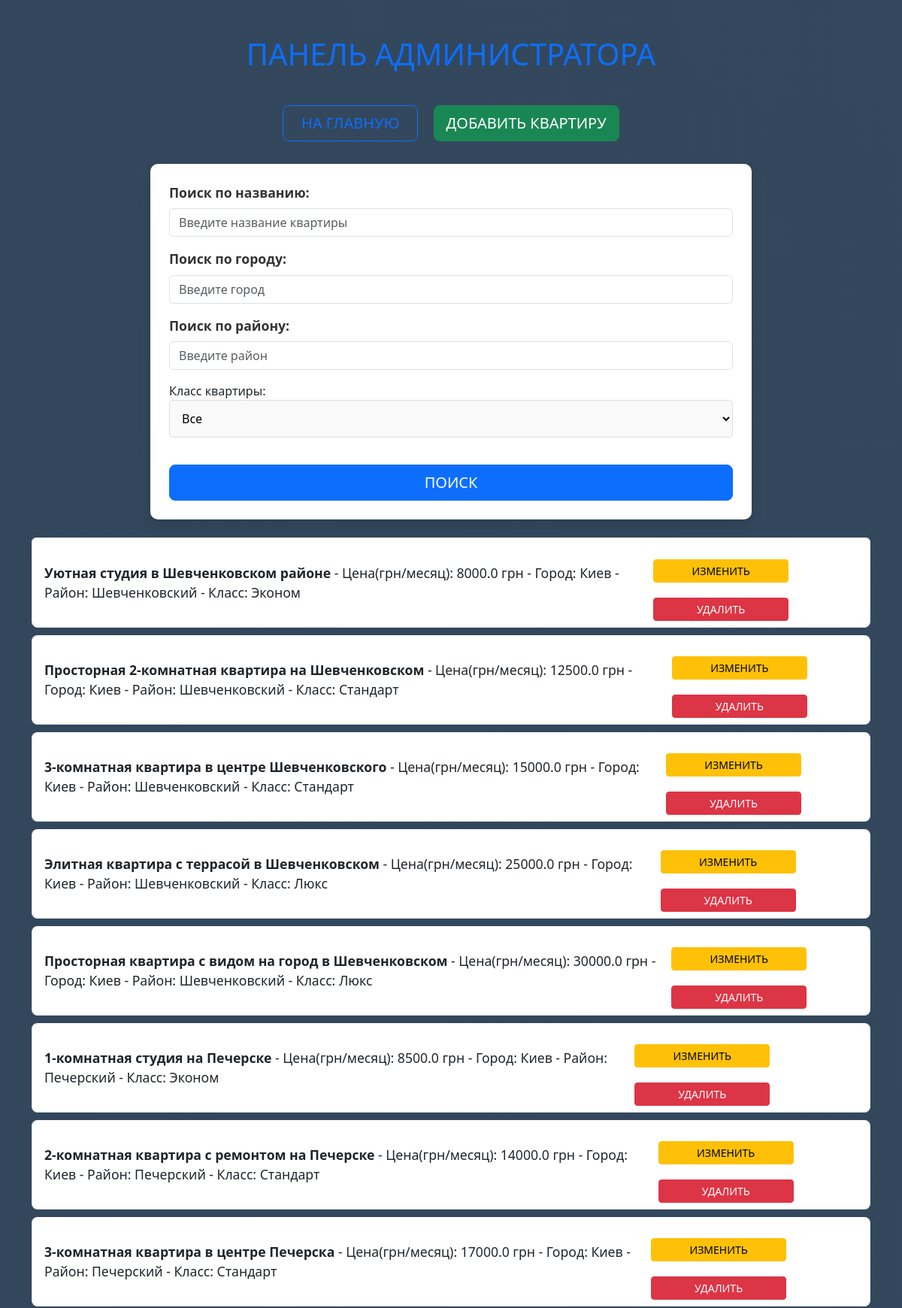
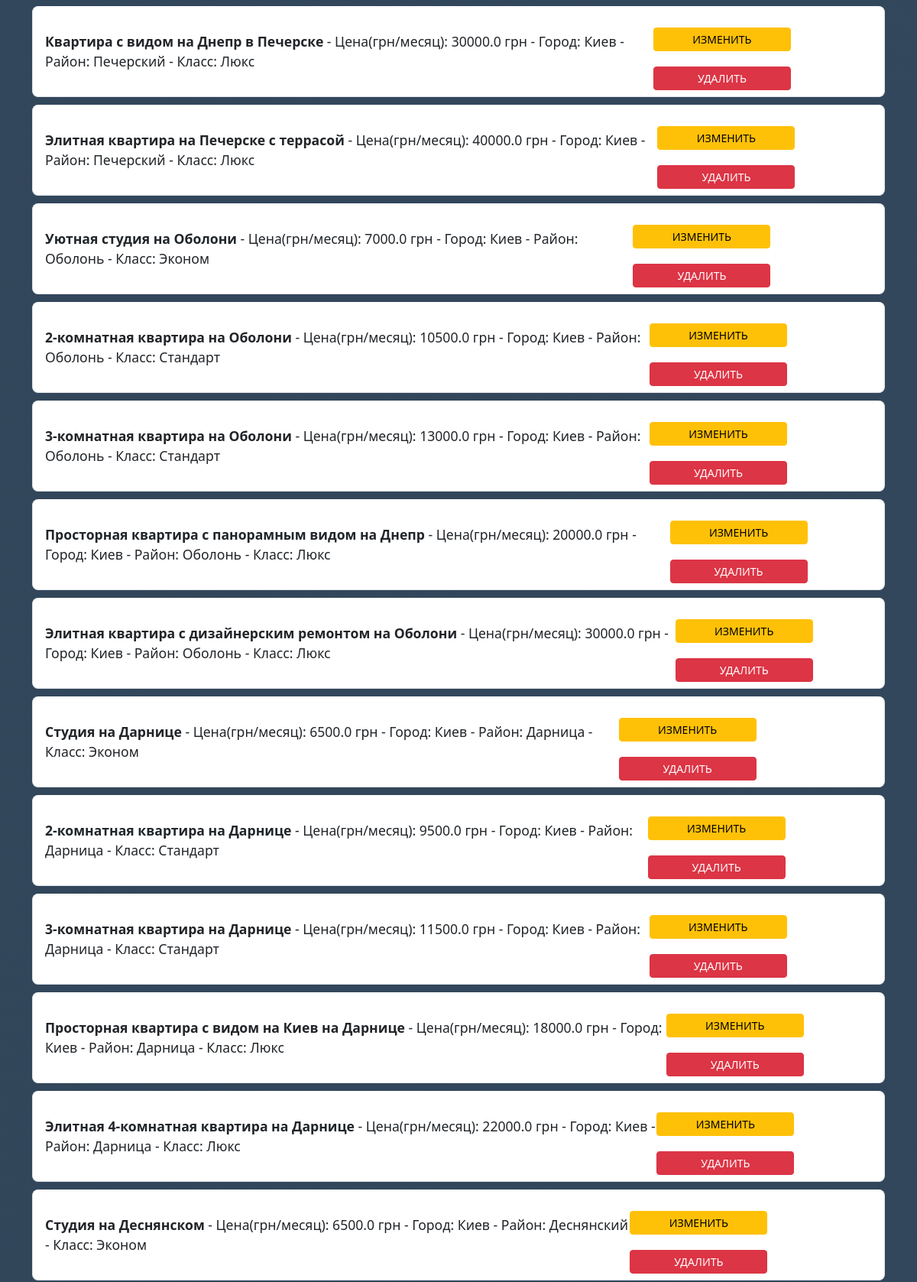
The app's page /admin/dashboard (upper part) with its own data (2 pictures, top to bottom).
### tables this page shows
CREATE TABLE apartments (
            id INTEGER PRIMARY KEY AUTOINCREMENT,
            title TEXT NOT NULL,
            description TEXT NOT NULL,
            price REAL NOT NULL,
            city TEXT NOT NULL,
            district TEXT,  -- добавляем новый столбец для района
            photo TEXT,
            additional_photo TEXT
        , rooms INTEGER, floor INTEGER, apartments_class TEXT);

### main.py (the view)
@app.route('/admin/dashboard', methods=['GET', 'POST'])
def admin_dashboard():
    conn = get_db()
    search_title = request.args.get('search_title', '')
    search_city = request.args.get('search_city', '')
    search_district = request.args.get('search_district', '')
    search_apartments_class = request.args.get('search_apartments_class', '')
    query = 'SELECT * FROM apartments WHERE 1=1'
    params = []
    if search_title:
        query += ' AND title LIKE ?'
        params.append(f'%{search_title}%')
    if search_city:
        query += ' AND city LIKE ?'
        params.append(f'%{search_city}%')
    if search_district:
        query += ' AND district LIKE ?'
        params.append(f'%{search_district}%')
    if search_apartments_class:
        query += ' AND apartments_class LIKE ?'
        params.append(f'%{search_apartments_class}%')
    apartments = conn.execute(query, params).fetchall()
    conn.close()
    return render_template('admin_dashboard.html', apartments=apartments, search_title=search_title,
                           search_city=search_city, search_district=search_district,
                           search_apartments_class=search_apartments_class)

### main.py (called while the page is built)
def get_db():
    conn = sqlite3.connect(DATABASE)
    conn.row_factory = sqlite3.Row
    return conn

### templates/admin_dashboard.html (shortened to what this page needs)
<!DOCTYPE html>
<html lang="ru">
<head>
    <link href="{{ url_for('static', filename='admin_dashboard.css') }}" rel="stylesheet">
    <link href="https://cdn.jsdelivr.net/npm/bootstrap@5.3.0-alpha1/dist/css/bootstrap.min.css" rel="stylesheet">
</head>
<body>
    <div class="container mt-5">
        <h1 class="text-center text-primary mb-4">Панель администратора</h1>
        <div class="mb-4 text-center">
            <button class="btn btn-outline-primary btn-lg me-3" onclick="window.location.href='{{ url_for('home') }}'">На главную</button>
            <button class="btn btn-success btn-lg" onclick="window.location.href='{{ url_for('add_apartment') }}'">Добавить квартиру</button>
        </div>
        <form method="get" action="{{ url_for('admin_dashboard') }}" class="mb-4">
            <div class="mb-3">
                <label for="search_title" class="form-label">Поиск по названию:</label>
                <input type="text" id="search_title" name="search_title" class="form-control" placeholder="Введите название квартиры" value="{{ search_title }}">
            </div>
            <div class="mb-3">
                <label for="search_city" class="form-label">Поиск по городу:</label>
                <input type="text" id="search_city" name="search_city" class="form-control" placeholder="Введите город" value="{{ search_city }}">
            </div>
            <div class="mb-3">
                <label for="search_district" class="form-label">Поиск по району:</label>
                <input type="text" id="search_district" name="search_district" class="form-control" placeholder="Введите район" value="{{ search_district }}">
            </div>
            <div class="mb-3">
                <label for="search_apartments_class">Класс квартиры:</label>
                        <select id="search_apartments_class" name="search_apartments_class">
                        <option value="">Все</option>
                </select>
            </div>
            <button type="submit" class="btn btn-primary btn-lg w-100">Поиск</button>
        </form>
        <ul class="list-group">
            {% for apartment in apartments %}
                <li class="list-group-item d-flex justify-content-between align-items-center">
                    <span><strong>{{ apartment['title'] }}</strong> - Цена(грн/месяц): {{ apartment['price'] }} грн - Город: {{ apartment['city'] }} - Район: {{ apartment['district'] }} - Класс: {{ apartment['apartments_class'] }}</span>
                    <div>
                        <button class="btn btn-warning btn-sm me-2" onclick="window.location.href='{{ url_for('edit_apartment', apartment_id=apartment['id']) }}'">Изменить</button>
                        <button class="btn btn-danger btn-sm" onclick="window.location.href='{{ url_for('delete_apartment', apartment_id=apartment['id']) }}'">Удалить</button>
                    </div>
                </li>
            {% else %}
                <li class="list-group-item text-center">Нет квартир, соответствующих запросу.</li>
            {% endfor %}
        </ul>
    </div>
</body>
</html>

### static/admin_dashboard.css (style rules this page uses)
body { font-family: 'Arial', sans-serif; margin: 0; padding: 0; background: linear-gradient(45deg, #2C3E50, #34495E); background-size: 400% 400%; animation: gradientAnimation 15s ease infinite; }
h1 { font-size: 2.5rem; font-weight: bold; color: #007bff; text-align: center; margin-top: 30px; margin-bottom: 20px; text-transform: uppercase; }
.btn { margin-top: 20px; padding: 10px 20px; font-size: 1.1rem; border-radius: 50px; transition: background-color 0.3s ease, transform 0.2s ease; min-width: 180px; font-weight: bold; text-transform: uppercase; }
.btn-lg { padding: 12px 25px; font-size: 1.2rem; }
form { background-color: #ffffff; border-radius: 10px; padding: 25px; box-shadow: 0 8px 16px rgba(0, 0, 0, 0.1); margin-top: 30px; max-width: 800px; margin-left: auto; margin-right: auto; }
.list-group-item { font-size: 1.1rem; padding: 15px; background-color: #ffffff; border: 1px solid #ddd; margin-bottom: 10px; border-radius: 8px; transition: background-color 0.3s ease, transform 0.2s ease; font-weight: 400; }
.btn-warning, .btn-danger { font-size: 0.9rem; padding: 8px 15px; border-radius: 5px; transition: background-color 0.3s ease; font-weight: bold; }
.btn-warning { margin-right: 10px; background-color: #f39c12; }
.btn-danger { background-color: #e74c3c; }
input, select, textarea { width: 100%; padding: 12px; font-size: 1rem; border: 1px solid #ddd; border-radius: 5px; margin-top: 10px; margin-bottom: 15px; background-color: #f9f9f9; font-weight: 400; }
.form-label { font-size: 1.1rem; font-weight: bold; color: #333; }
button { padding: 10px 20px; font-size: 1.1rem; border-radius: 5px; background-color: #007bff; color: white; border: none; cursor: pointer; font-weight: bold; }

### records on screen
apartments: title "Уютная студия в Шевченковском районе", price "8000.0", city "Киев", district "Шевченковский", apartments_class "Эконом"
apartments: title "Просторная 2-комнатная квартира на Шевченковском", price "12500.0", city "Киев", district "Шевченковский", apartments_class "Стандарт"
apartments: title "3-комнатная квартира в центре Шевченковского", price "15000.0", city "Киев", district "Шевченковский", apartments_class "Стандарт"
apartments: title "Элитная квартира с террасой в Шевченковском", price "25000.0", city "Киев", district "Шевченковский", apartments_class "Люкс"
apartments: title "Просторная квартира с видом на город в Шевченковском", price "30000.0", city "Киев", district "Шевченковский", apartments_class "Люкс"
apartments: title "1-комнатная студия на Печерске", price "8500.0", city "Киев", district "Печерский", apartments_class "Эконом"
apartments: title "2-комнатная квартира с ремонтом на Печерске", price "14000.0", city "Киев", district "Печерский", apartments_class "Стандарт"
apartments: title "3-комнатная квартира в центре Печерска", price "17000.0", city "Киев", district "Печерский", apartments_class "Стандарт"
apartments: title "Квартира с видом на Днепр в Печерске", price "30000.0", city "Киев", district "Печерский", apartments_class "Люкс"
apartments: title "Элитная квартира на Печерске с террасой", price "40000.0", city "Киев", district "Печерский", apartments_class "Люкс"
apartments: title "Уютная студия на Оболони", price "7000.0", city "Киев", district "Оболонь", apartments_class "Эконом"
apartments: title "2-комнатная квартира на Оболони", price "10500.0", city "Киев", district "Оболонь", apartments_class "Стандарт"
apartments: title "3-комнатная квартира на Оболони", price "13000.0", city "Киев", district "Оболонь", apartments_class "Стандарт"
apartments: title "Просторная квартира с панорамным видом на Днепр", price "20000.0", city "Киев", district "Оболонь", apartments_class "Люкс"
apartments: title "Элитная квартира с дизайнерским ремонтом на Оболони", price "30000.0", city "Киев", district "Оболонь", apartments_class "Люкс"
apartments: title "Студия на Дарнице", price "6500.0", city "Киев", district "Дарница", apartments_class "Эконом"
apartments: title "2-комнатная квартира на Дарнице", price "9500.0", city "Киев", district "Дарница", apartments_class "Стандарт"
apartments: title "3-комнатная квартира на Дарнице", price "11500.0", city "Киев", district "Дарница", apartments_class "Стандарт"
apartments: title "Просторная квартира с видом на Киев на Дарнице", price "18000.0", city "Киев", district "Дарница", apartments_class "Люкс"
apartments: title "Элитная 4-комнатная квартира на Дарнице", price "22000.0", city "Киев", district "Дарница", apartments_class "Люкс"
apartments: title "Студия на Деснянском", price "6500.0", city "Киев", district "Деснянский", apartments_class "Эконом"
